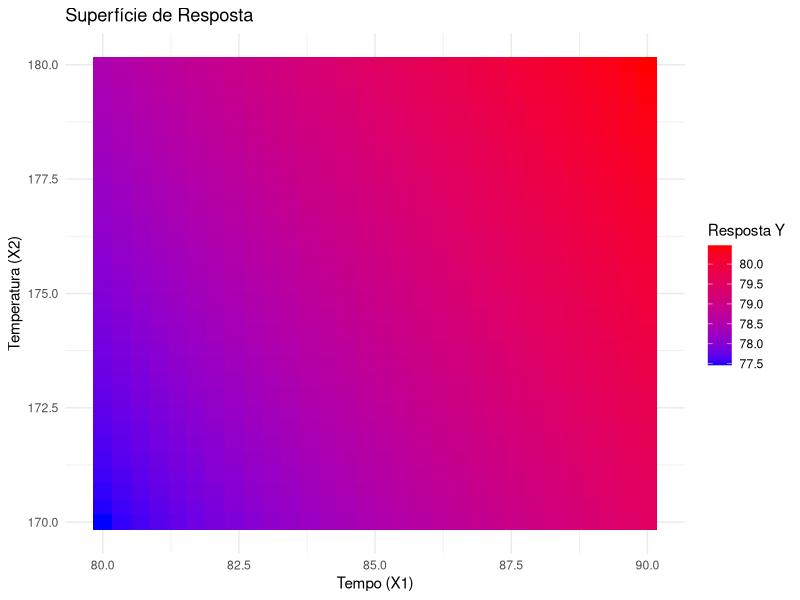

Generate this figure with R:
# Carregar pacotes necessários
library(ggplot2)
library(dplyr)

# Criar o banco de dados
dados <- data.frame(
  x1_cod = c(-1, -1, 1, 1, 0, 0, 0, 0, 0),
  x2_cod = c(-1, 1, -1, 1, 0, 0, 0, 0, 0),
  X1 = c(80, 80, 90, 90, 85, 85, 85, 85, 85),
  X2 = c(170, 180, 170, 180, 175, 175, 175, 175, 175),
  Y = c(76.5, 77.0, 78.0, 79.5, 79.9, 80.3, 80.0, 79.7, 79.8)
)

# Ajustar o modelo de regressão linear de primeira ordem
modelo <- lm(Y ~ X1 + X2, data = dados)

# Exibir o resumo do modelo
summary(modelo)

# Tabela ANOVA
anova(modelo)

# Criar superfície de resposta
grid <- expand.grid(
  X1 = seq(80, 90, length.out = 30),
  X2 = seq(170, 180, length.out = 30)
)
grid$Y_pred <- predict(modelo, newdata = grid)

# Plotar a superfície de resposta
ggplot(grid, aes(x = X1, y = X2, fill = Y_pred)) +
  geom_tile() +
  scale_fill_gradient(low = "blue", high = "red") +
  labs(title = "Superfície de Resposta",
       x = "Tempo (X1)",
       y = "Temperatura (X2)",
       fill = "Resposta Y") +
  theme_minimal()